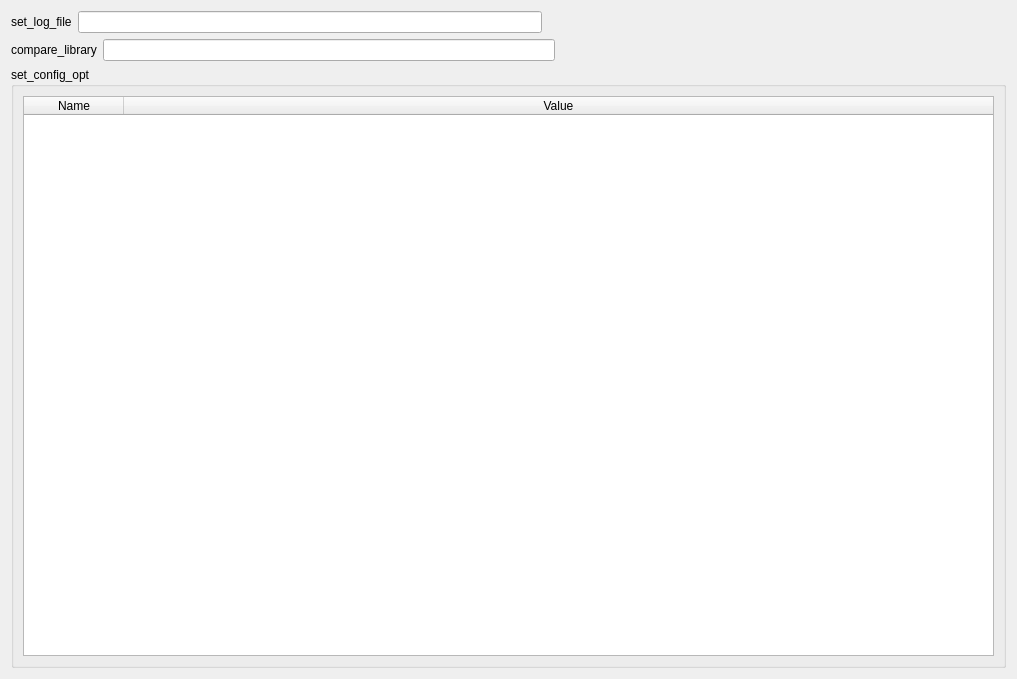
<?xml version="1.0" encoding="UTF-8"?>
<ui version="4.0">
 <class>MainWidget</class>
 <widget class="QWidget" name="MainWidget">
  <property name="geometry">
   <rect>
    <x>0</x>
    <y>0</y>
    <width>1017</width>
    <height>679</height>
   </rect>
  </property>
  <property name="windowTitle">
   <string>Form</string>
  </property>
  <layout class="QVBoxLayout" name="verticalLayout_2">
   <item>
    <layout class="QHBoxLayout" name="horizontalLayout">
     <item>
      <widget class="QLabel" name="label">
       <property name="text">
        <string>set_log_file</string>
       </property>
      </widget>
     </item>
     <item>
      <widget class="QLineEdit" name="lineEditLogFile"/>
     </item>
     <item>
      <spacer name="horizontalSpacer">
       <property name="orientation">
        <enum>Qt::Horizontal</enum>
       </property>
       <property name="sizeHint" stdset="0">
        <size>
         <width>40</width>
         <height>20</height>
        </size>
       </property>
      </spacer>
     </item>
    </layout>
   </item>
   <item>
    <layout class="QHBoxLayout" name="horizontalLayout_2">
     <item>
      <widget class="QLabel" name="label_2">
       <property name="text">
        <string>compare_library</string>
       </property>
      </widget>
     </item>
     <item>
      <widget class="QLineEdit" name="lineEditCompareLibrary"/>
     </item>
     <item>
      <spacer name="horizontalSpacer_2">
       <property name="orientation">
        <enum>Qt::Horizontal</enum>
       </property>
       <property name="sizeHint" stdset="0">
        <size>
         <width>40</width>
         <height>20</height>
        </size>
       </property>
      </spacer>
     </item>
    </layout>
   </item>
   <item>
    <widget class="QGroupBox" name="groupBox">
     <property name="title">
      <string>set_config_opt</string>
     </property>
     <layout class="QVBoxLayout" name="verticalLayout">
      <item>
       <widget class="QTableWidget" name="tableWidgetConfigOpt">
        <attribute name="horizontalHeaderStretchLastSection">
         <bool>true</bool>
        </attribute>
        <column>
         <property name="text">
          <string>Name</string>
         </property>
        </column>
        <column>
         <property name="text">
          <string>Value</string>
         </property>
        </column>
       </widget>
      </item>
     </layout>
    </widget>
   </item>
  </layout>
 </widget>
 <resources/>
 <connections/>
</ui>
